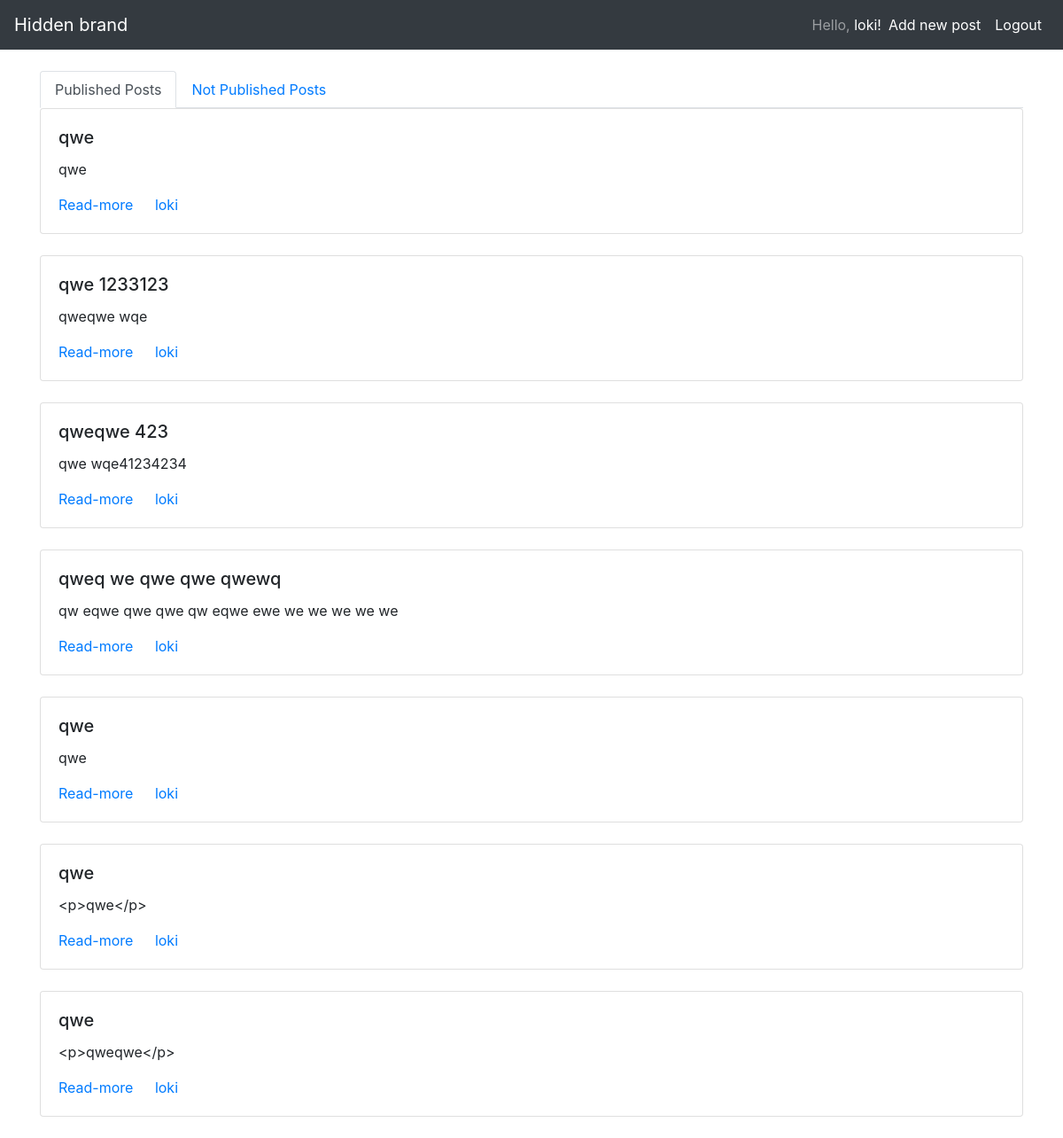
/profile/ (signed in), run on an earlier commit of the app's database.
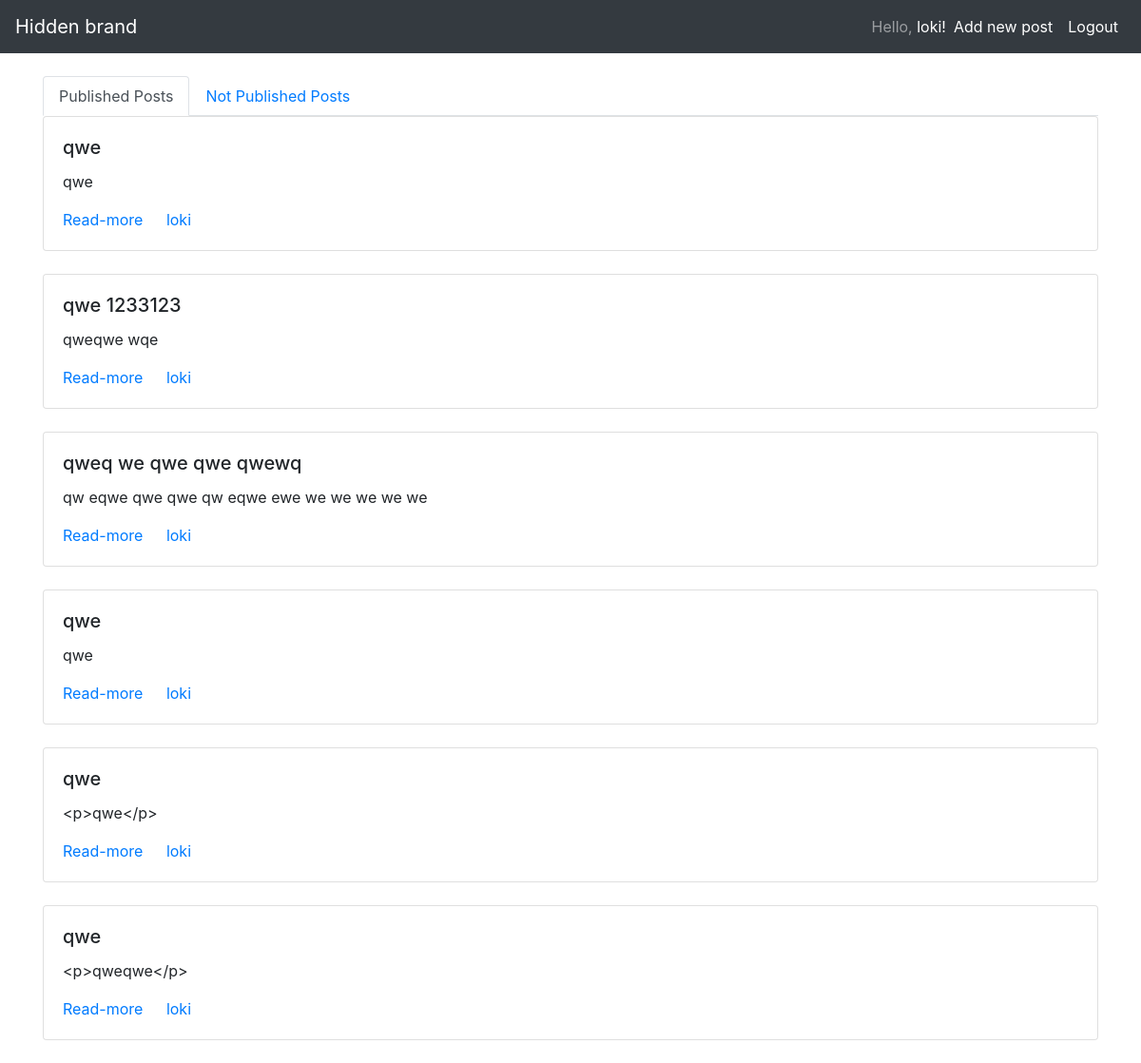
And on a later commit of the database.
### core/models.py (models this page shows, shortened)
class Post(models.Model):
    NEWS_TYPE = 0
    STORY_TYPE = 1
    ART_TYPE = 2
    TYPE_CHOICES = (
        (NEWS_TYPE, 'News'),
        (STORY_TYPE, 'Story'),
        (ART_TYPE, 'Art')
    )
    title = models.CharField(max_length=255)
    slug = models.SlugField(max_length=255,
                            help_text="URL like line",
                            verbose_name='URL like str')
    body = models.TextField()
    owner = models.ForeignKey(User)
    is_published = models.BooleanField(default=False)
    created_at = models.DateTimeField(auto_now_add=True)
    published_at = models.DateTimeField(blank=True, null=True)
    file = models.FileField(upload_to="posts_files", blank=True, null=True)
    type = models.IntegerField(null=True, choices=TYPE_CHOICES)
    tags = models.ManyToManyField(Tags)
    objects = PostManager()

### core/views.py (the view)
# urls.py: url(r'^profile/', Profile.as_view(), name='profile'),
class Profile(TemplateView):
    template_name = 'profile.html'
    def get_context_data(self, **kwargs):
        context = super(Profile, self).get_context_data(**kwargs)
        user_posts = Post.objects.filter(
            owner=self.request.user
        )
        context['published'] = user_posts.filter(
            is_published=True)
        context['not_published'] = user_posts.filter(
            is_published=False
        )
        return context

### core/context_processors.py (called while the page is built)
def lazy_context_processor(request):
    return {
        'some_name': settings
    }

### core/templates/profile.html (shortened to what this page needs)
{% extends 'base.html' %}
{% load bootstrap %}
{% block content %}
    <ul class="nav nav-tabs" id="myTab" role="tablist">
      <li class="nav-item">
        <a class="nav-link active" id="home-tab" data-toggle="tab" href="#home" role="tab" aria-controls="home" aria-selected="true">Published Posts</a>
      </li>
      <li class="nav-item">
        <a class="nav-link" id="profile-tab" data-toggle="tab" href="#profile" role="tab" aria-controls="profile" aria-selected="false">Not Published Posts</a>
    </ul>
    <div class="tab-content" id="myTabContent">
      <div class="tab-pane fade show active" id="home" role="tabpanel" aria-labelledby="home-tab">
        {% for post in published %}
        <div class="card">
          <div class="card-body">
            <h5 class="card-title">{{ post.title }}</h5>
            <p class="card-text">
                {{ post.body }}
            </p>
            <a href="#" class="card-link">Read-more</a>
            <a href="#" class="card-link">{{ post.owner.username }}</a>
          </div>
        </div>
        <br>
        {% endfor %}
      </div>
    </div>
{% endblock %}

What changed in the data, as far as the page shows it:
removed Post: title "qweqwe 423", body "qwe wqe41234234", owner.username "loki"
